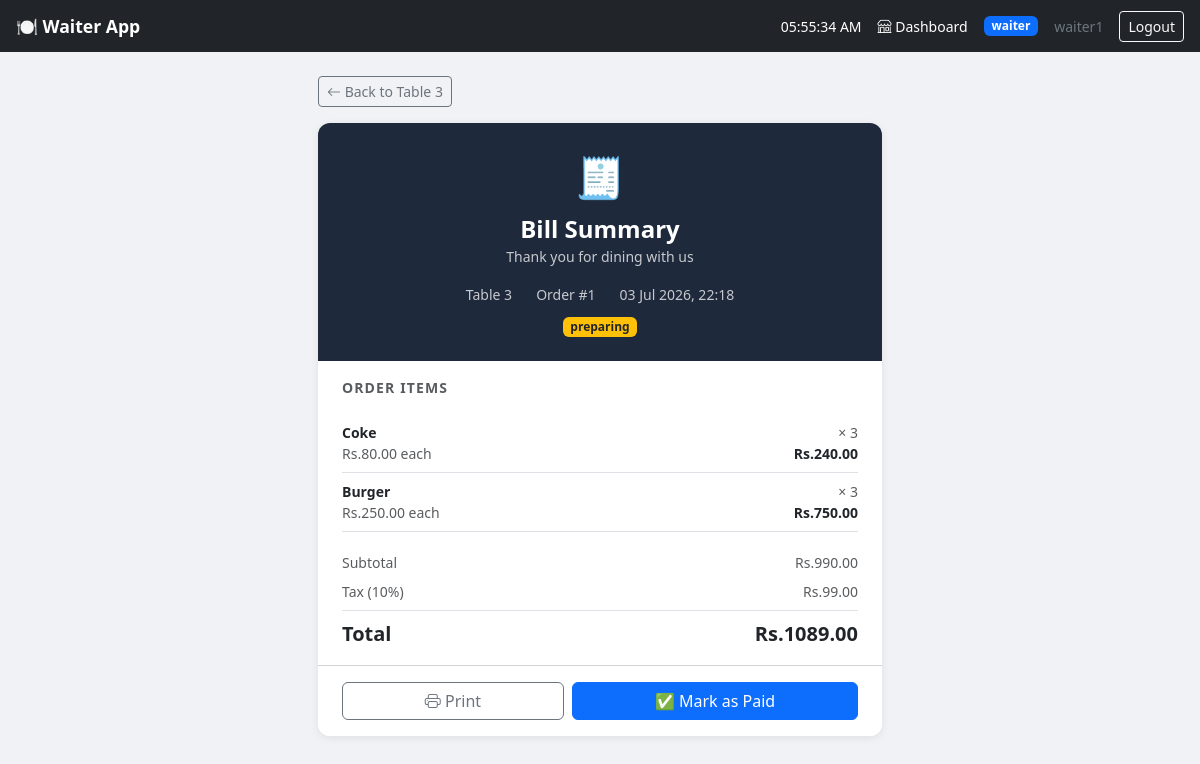
/order/21/bill/ (signed in), run on the app's committed database.
### core/models.py (models this page shows, shortened)
class UserProfile(models.Model):
    ROLE_CHOICES = [
        ('waiter', 'Waiter'),
        ('chef', 'Chef'),
        ('admin', 'Admin'),
    ]
    user = models.OneToOneField(User, on_delete=models.CASCADE, related_name='profile')
    role = models.CharField(max_length=20, choices=ROLE_CHOICES, default='waiter')

class Order(models.Model):
    STATUS_CHOICES = [
        ('pending', 'Pending'),
        ('preparing', 'Preparing'),
        ('served', 'Served'),
        ('paid', 'Paid'),
    ]
    table              = models.ForeignKey(Table, on_delete=models.CASCADE, related_name='orders')
    status             = models.CharField(max_length=20, choices=STATUS_CHOICES, default='pending')
    created_at         = models.DateTimeField(auto_now_add=True)
    updated_at         = models.DateTimeField(auto_now=True)
    served_at          = models.DateTimeField(null=True, blank=True)
    daily_order_number = models.IntegerField(default=0)
    def total_price(self):
        return sum(item.subtotal() for item in self.items.all())

class Table(models.Model):
    number = models.IntegerField(unique=True)
    is_occupied = models.BooleanField(default=False)

class OrderItem(models.Model):
    order      = models.ForeignKey(Order, on_delete=models.CASCADE, related_name='items')
    menu_item  = models.ForeignKey(MenuItem, on_delete=models.CASCADE)
    quantity   = models.PositiveIntegerField(default=1)
    note       = models.TextField(blank=True)
    unit_price = models.DecimalField(max_digits=6, decimal_places=2, default=0)
    def subtotal(self):
        return self.quantity * self.unit_price

class MenuItem(models.Model):
    CATEGORY_CHOICES = [
        ('food', 'Food'),
        ('drink', 'Drink'),
        ('dessert', 'Dessert'),
    ]
    FOOD_TYPE_CHOICES = [
        ('veg',     'Vegetarian'),
        ('non_veg', 'Non-Vegetarian'),
        ('na',      'N/A'),
    ]
    name         = models.CharField(max_length=100)
    price        = models.DecimalField(max_digits=6, decimal_places=2)
    category     = models.CharField(max_length=20, choices=CATEGORY_CHOICES)
    food_type    = models.CharField(max_length=10, choices=FOOD_TYPE_CHOICES, default='na')
    is_available = models.BooleanField(default=True)

### core/views.py (the view)
# urls.py: path('order/<int:order_id>/bill/', views.bill, name='bill'),
@role_required('waiter', 'admin')
def bill(request, order_id):
    order    = get_object_or_404(Order, id=order_id)
    items    = order.items.select_related('menu_item').all()
    subtotal = order.total_price()
    tax_rate = Decimal('0.10')
    tax      = round(subtotal * tax_rate, 2)
    total    = round(subtotal + tax, 2)
    return render(request, 'core/bill.html', {
        'order': order, 'items': items,
        'subtotal': subtotal, 'tax': tax,
        'total': total, 'tax_rate': int(tax_rate * 100),
    })

### core/templates/core/bill.html (shortened to what this page needs)
{% extends 'core/base.html' %}
{% block content %}
<div class="row justify-content-center">
<div class="col-12 col-md-8 col-lg-6">
    <a href="{% url 'table_order' order.table.id %}" class="btn btn-outline-secondary btn-sm mb-3">
        <i class="bi bi-arrow-left"></i> Back to Table {{ order.table.number }}
    </a>
    <div class="card overflow-hidden">
        <div class="text-white text-center py-4" style="background:#1e293b;">
            <div style="font-size:2.5rem;">🧾</div>
            <h4 class="fw-bold mt-2 mb-0">Bill Summary</h4>
            <small class="opacity-75">Thank you for dining with us</small>
            <div class="d-flex justify-content-center gap-4 mt-3 small opacity-75">
                <span>Table {{ order.table.number }}</span>
                <span>Order #{{ order.daily_order_number }}</span>
                <span>{{ order.created_at|date:"d M Y, H:i" }}</span>
            </div>
            <div class="mt-2">
                {% if order.status == 'served' %}
                    <span class="badge bg-success">Served</span>
                {% elif order.status == 'paid' %}
                    <span class="badge bg-info">Paid</span>
                {% else %}
                    <span class="badge bg-warning text-dark">{{ order.status }}</span>
                {% endif %}
            </div>
        </div>
        <div class="card-body px-4 py-3">
            <div class="text-uppercase text-muted small fw-bold mb-3"
                 style="letter-spacing:.08em;">Order Items</div>
            {% for item in items %}
            <div class="d-flex justify-content-between align-items-start py-2 border-bottom small">
                <div>
                    <div class="fw-semibold">{{ item.menu_item.name }}</div>
                    <div class="text-muted">Rs.{{ item.menu_item.price }} each</div>
                </div>
                <div class="text-end">
                    <div class="text-muted">× {{ item.quantity }}</div>
                    <div class="fw-semibold">Rs.{{ item.subtotal }}</div>
                </div>
            </div>
            {% endfor %}
            <div class="mt-3">
                <div class="d-flex justify-content-between small text-muted py-1">
                    <span>Subtotal</span><span>Rs.{{ subtotal }}</span>
                </div>
                <div class="d-flex justify-content-between small text-muted py-1">
                    <span>Tax ({{ tax_rate }}%)</span><span>Rs.{{ tax }}</span>
                </div>
                <div class="d-flex justify-content-between fw-bold fs-5 pt-2 mt-1 border-top">
                    <span>Total</span><span>Rs.{{ total }}</span>
                </div>
            </div>
        </div>
        <div class="card-footer bg-white px-4 py-3">
            {% if order.status != 'paid' %}
            <div class="d-flex gap-2">
                <button class="btn btn-outline-secondary flex-fill" onclick="window.print()">
                    <i class="bi bi-printer"></i> Print
                </button>
                <form method="post" action="{% url 'mark_paid' order.id %}" class="flex-fill">
                    <button type="submit" class="btn btn-primary w-100">
                        ✅ Mark as Paid
                    </button>
                </form>
            </div>
            {% endif %}
        </div>
    </div>
</div>
</div>
{% endblock %}

### core/templates/core/base.html (shortened to what this page needs)
<!DOCTYPE html>
<html lang="en">
<head>
    <link href="https://cdn.jsdelivr.net/npm/bootstrap@5.3.0/dist/css/bootstrap.min.css" rel="stylesheet">
    <link href="https://cdn.jsdelivr.net/npm/bootstrap-icons@1.10.5/font/bootstrap-icons.css" rel="stylesheet">
</head>
<body>
<nav class="navbar navbar-dark bg-dark px-3 py-2 sticky-top">
    <a class="navbar-brand" href="{% url 'dashboard' %}">🍽️ Waiter App</a>
    <div class="d-flex align-items-center gap-3">
    <span class="text-white small" id="live-clock">--:--:--</span>
    {% if request.user.profile.role == 'admin' %}
        <a href="{% url 'admin_dashboard' %}" class="text-white text-decoration-none small">
            <i class="bi bi-gear"></i> Admin
        </a>
        <a href="{% url 'dashboard' %}" class="text-white text-decoration-none small">
            <i class="bi bi-shop"></i> Waiter
        </a>
        <a href="{% url 'kitchen' %}" class="text-white text-decoration-none small">
            <i class="bi bi-egg-fried"></i> Kitchen
        </a>
    {% elif request.user.profile.role == 'waiter' %}
        <a href="{% url 'dashboard' %}" class="text-white text-decoration-none small">
            <i class="bi bi-shop"></i> Dashboard
        </a>
    {% elif request.user.profile.role == 'chef' %}
        <a href="{% url 'kitchen' %}" class="text-white text-decoration-none small">
            <i class="bi bi-egg-fried"></i> Kitchen
        </a>
    {% endif %}
    <span class="badge
        {% if request.user.profile.role == 'admin' %}bg-danger
        {% elif request.user.profile.role == 'chef' %}bg-warning text-dark
        {% else %}bg-primary{% endif %}">
        {{ request.user.profile.role }}
    </span>
    <span class="text-secondary small">{{ request.user.username }}</span>
    <a href="{% url 'logout' %}" class="btn btn-outline-light btn-sm">Logout</a>
</div>
</nav>
<div class="container-fluid page-body py-4 px-3 px-md-4" style="max-width:1200px;">
    {% block content %}{% endblock %}
</div>
</body>
</html>

### core/templates/core/base.html (style rules this page uses)
body { background: #f0f2f5; }
.navbar-brand { font-weight: bold; font-size: 1.1rem; }
.card { border: none; box-shadow: 0 2px 8px rgba(0,0,0,0.08); border-radius: 12px; }

### data on the page
Order: table.number "3", daily_order_number "1", created_at "03 Jul 2026, 22:18", status "preparing"
OrderItem: menu_item.name "Coke", menu_item.price "80.00", quantity "3", subtotal "240.00"
OrderItem: menu_item.name "Burger", menu_item.price "250.00", quantity "3", subtotal "750.00"

### other printed values
{{ request.user.profile.role }} "waiter"
{{ request.user.username }} "waiter1"
{{ subtotal }} "990.00"
{{ tax_rate }} "10"
{{ tax }} "99.00"
{{ total }} "1089.00"
